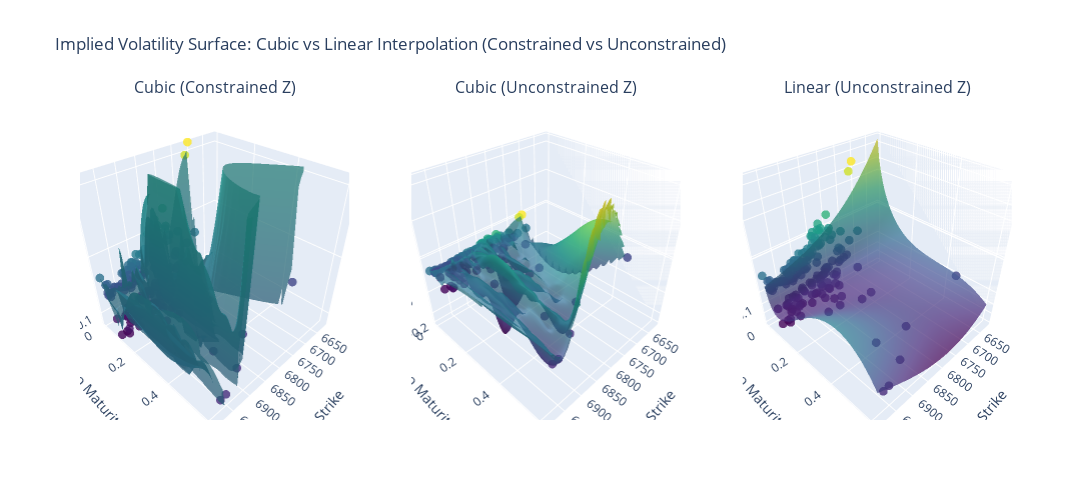

Write notebook code for a chart like this one.
### Markdown cell above
## Get Interpolation and Regression (as comparison)

### Code cell
interp,regres = get_interp(calls)
plot_two_interp(interp,regres,calls)

### Figure 1 — Plotly figure (JSON) as saved in the notebook; plotly's stock layout.template omitted (floating-point values rounded to 4 significant figures; data arrays with more than 128 entries replaced by an {"elided": "..."} marker saying what was removed)
{"data": [{"marker": {"color": {"elided": "169 float values"}, "colorscale": [[0, "#440154"], [0.1111, "#482878"], [0.2222, "#3e4989"], [0.3333, "#31688e"], [0.4444, "#26828e"], [0.5556, "#1f9e89"], [0.6667, "#35b779"], [0.7778, "#6ece58"], [0.8889, "#b5de2b"], [1, "#fde725"]], "opacity": 0.8, "size": 3}, "mode": "markers", "scene": "scene", "showlegend": false, "type": "scatter3d", "x": {"elided": "169 float values"}, "y": {"elided": "169 float values"}, "z": {"elided": "169 float values"}}, {"colorscale": [[0, "#440154"], [0.1111, "#482878"], [0.2222, "#3e4989"], [0.3333, "#31688e"], [0.4444, "#26828e"], [0.5556, "#1f9e89"], [0.6667, "#35b779"], [0.7778, "#6ece58"], [0.8889, "#b5de2b"], [1, "#fde725"]], "opacity": 0.7, "scene": "scene", "showlegend": false, "showscale": false, "type": "surface", "x": {"elided": "60x60 float values"}, "y": {"elided": "60x60 float values"}, "z": {"elided": "60x60 float values"}}, {"marker": {"color": {"elided": "169 float values"}, "colorscale": [[0, "#440154"], [0.1111, "#482878"], [0.2222, "#3e4989"], [0.3333, "#31688e"], [0.4444, "#26828e"], [0.5556, "#1f9e89"], [0.6667, "#35b779"], [0.7778, "#6ece58"], [0.8889, "#b5de2b"], [1, "#fde725"]], "opacity": 0.8, "size": 3}, "mode": "markers", "scene": "scene2", "showlegend": false, "type": "scatter3d", "x": {"elided": "169 float values"}, "y": {"elided": "169 float values"}, "z": {"elided": "169 float values"}}, {"colorscale": [[0, "#440154"], [0.1111, "#482878"], [0.2222, "#3e4989"], [0.3333, "#31688e"], [0.4444, "#26828e"], [0.5556, "#1f9e89"], [0.6667, "#35b779"], [0.7778, "#6ece58"], [0.8889, "#b5de2b"], [1, "#fde725"]], "opacity": 0.7, "scene": "scene2", "showlegend": false, "showscale": false, "type": "surface", "x": {"elided": "60x60 float values"}, "y": {"elided": "60x60 float values"}, "z": {"elided": "60x60 float values"}}, {"marker": {"color": {"elided": "169 float values"}, "colorscale": [[0, "#440154"], [0.1111, "#482878"], [0.2222, "#3e4989"], [0.3333, "#31688e"], [0.4444, "#26828e"], [0.5556, "#1f9e89"], [0.6667, "#35b779"], [0.7778, "#6ece58"], [0.8889, "#b5de2b"], [1, "#fde725"]], "opacity": 0.8, "size": 3}, "mode": "markers", "scene": "scene3", "showlegend": false, "type": "scatter3d", "x": {"elided": "169 float values"}, "y": {"elided": "169 float values"}, "z": {"elided": "169 float values"}}, {"colorscale": [[0, "#440154"], [0.1111, "#482878"], [0.2222, "#3e4989"], [0.3333, "#31688e"], [0.4444, "#26828e"], [0.5556, "#1f9e89"], [0.6667, "#35b779"], [0.7778, "#6ece58"], [0.8889, "#b5de2b"], [1, "#fde725"]], "opacity": 0.7, "scene": "scene3", "showlegend": false, "showscale": false, "type": "surface", "x": {"elided": "60x60 float values"}, "y": {"elided": "60x60 float values"}, "z": {"elided": "60x60 float values"}}], "layout": {"annotations": [{"font": {"size": 16}, "showarrow": false, "text": "Cubic (Constrained Z)", "x": 0.1444, "xanchor": "center", "xref": "paper", "y": 1, "yanchor": "bottom", "yref": "paper"}, {"font": {"size": 16}, "showarrow": false, "text": "Cubic (Unconstrained Z)", "x": 0.5, "xanchor": "center", "xref": "paper", "y": 1, "yanchor": "bottom", "yref": "paper"}, {"font": {"size": 16}, "showarrow": false, "text": "Linear (Unconstrained Z)", "x": 0.8556, "xanchor": "center", "xref": "paper", "y": 1, "yanchor": "bottom", "yref": "paper"}], "height": 500, "scene": {"domain": {"x": [0, 0.2889], "y": [0, 1]}, "xaxis": {"title": {"text": "Strike"}}, "yaxis": {"title": {"text": "Time to Maturity (years)"}}, "zaxis": {"range": [0.08857, 0.2072], "title": {"text": "Implied Volatility"}}}, "scene2": {"domain": {"x": [0.3556, 0.6444], "y": [0, 1]}, "xaxis": {"title": {"text": "Strike"}}, "yaxis": {"title": {"text": "Time to Maturity (years)"}}, "zaxis": {"title": {"text": "Implied Volatility"}}}, "scene3": {"domain": {"x": [0.7111, 1], "y": [0, 1]}, "xaxis": {"title": {"text": "Strike"}}, "yaxis": {"title": {"text": "Time to Maturity (years)"}}, "zaxis": {"title": {"text": "Implied Volatility"}}}, "title": {"text": "Implied Volatility Surface: Cubic vs Linear Interpolation (Constrained vs Unconstrained)"}, "width": 1500}}
